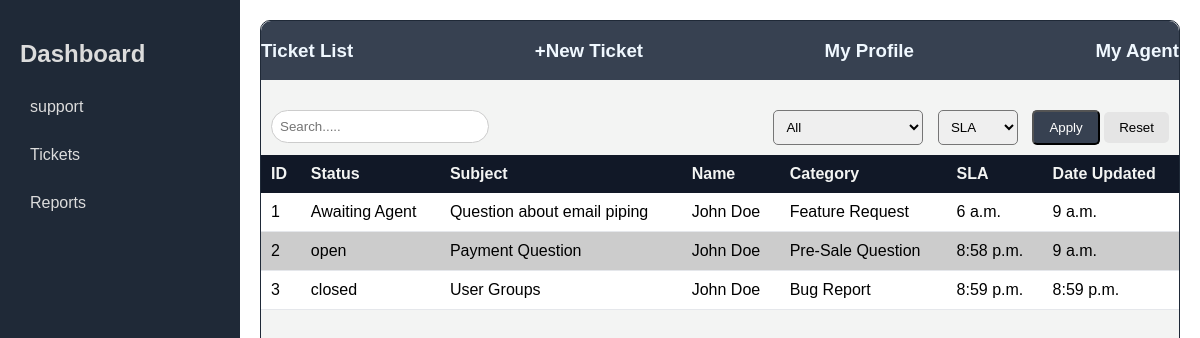
The page / on the database its author committed.
### main/models.py (models this page shows)
class Data(models.Model):
  Status = models.CharField(max_length=100)
  Subject = models.CharField(max_length=200)
  Name = models.CharField(max_length=100)
  Category = models.CharField(max_length=100)
  SLA =models.TimeField()
  Date_Update =models.TimeField()

### main/views.py (the view)
# urls.py: 2. Add a URL to urlpatterns:  path('', views.home, name='home')
def home(request):
  d = Data.objects.all()
  return render(request,"dashboard.html",{"D":d})

### main/templates/dashboard.html (shortened to what this page needs)
{% load static%}
<!DOCTYPE html>
<html lang="en">
<head>
  <link rel="stylesheet" href = "{%static 'main/style.css'%}">
</head>
<body>
  <div class="sidebar">
    <h2>Dashboard</h2>
    <ul class="menu">
      <li>support</li>
      <li class="dropdownToggle">Tickets
      </li>
      <li>Reports</li>
    </ul>
  </div>
  <div class="main">
    <div class="topbar">
      <h3>Ticket List</h3>
      <h3>+New Ticket</h3>
      <h3>My Profile</h3>
      <h3>My Agent</h3>
    </div>
    <div class="control">
      <div class="left-control">
        <input type="text" placeholder="Search....." class="Search">
      </div>
      <div class="right-control">
        <select class="filter" >
          <option>All</option>
        </select>
        <select class="Sort">
          <option>SLA</option>
        </select>
        <button class="Apply-btn">Apply</button>
        <button class="Reset-btn">Reset</button>
      </div>
    </div>
    <div class="Table">
      <table class = "Ticket-Table">
        <thead>
          <tr>
            <th>ID</th>
            <th>Status</th>
            <th>Subject</th>
            <th>Name</th>
            <th>Category</th>
            <th>SLA</th>
            <th>Date Updated</th>
          </tr>
        </thead>
        <tbody>
          {% for i in D%}
          <tr>
            <td>{{ i.id }}</td>
            <td>{{i.Status}}</td>
            <td>{{i.Subject}}</td>
            <td>{{i.Name}}</td>
            <td>{{i.Category}}</td>
            <td>{{i.SLA}}</td>
            <td>{{i.Date_Update}}</td>
          </tr>
          {%endfor%}
        </tbody>
      </table>
      </div>
    </div>
</body>
</html>

### main/static/main/style.css (style rules this page uses)
body { margin: 0; font-family: Arial, Helvetica, sans-serif; display: flex; }
.sidebar { height: 100vh; width: 200px; background-color: #1f2937; color: gainsboro; padding: 20px; }
.main { flex: 1; background-color: #f3f4f3; margin: 20px; border:1px solid #1f2937; border-radius: 10px; }
.menu { list-style: none; padding: 0; }
.menu li { padding: 10px; margin-bottom: 10px; cursor: pointer; }
.topbar { display: flex; justify-content: space-between; align-items: center; margin-bottom: 20px; background-color:#374151; border-radius: 10px 10px 0px 0px; color: aliceblue; }
.Ticket-Table { width:100%; border-collapse: collapse; background-color: white; }
.Ticket-Table th { text-align: left; padding: 10px; background-color: #111827; color: #f3f4f3; }
.Ticket-Table td { padding: 10px; border-bottom: 1px solid #e5e7eb; }
.Ticket-Table tbody tr:nth-child(even) { background-color:#ccc }
.control { display: flex; justify-content: space-between; padding: 10px; }
.Search { width: 200px; padding: 8px; border-radius: 20px; border: 1px solid #ccc; }
.right-control select { padding: 8px; margin-right: 10px; border-radius: 5px; }
.Apply-btn { padding: 8px 15px; background-color: #374151; color:white; border-radius: 5px; }
.Reset-btn { padding: 8px 15px; background-color: #e5e5e5; border: none; border-radius: 5px; }

### rows shown on the page
Data: id "1", Status "Awaiting Agent", Subject "Question about email piping", Name "John Doe", Category "Feature Request", SLA "6 a.m.", Date_Update "9 a.m."
Data: id "2", Status "open", Subject "Payment Question", Name "John Doe", Category "Pre-Sale Question", SLA "8:58 p.m.", Date_Update "9 a.m."
Data: id "3", Status "closed", Subject "User Groups", Name "John Doe", Category "Bug Report", SLA "8:59 p.m.", Date_Update "8:59 p.m."
